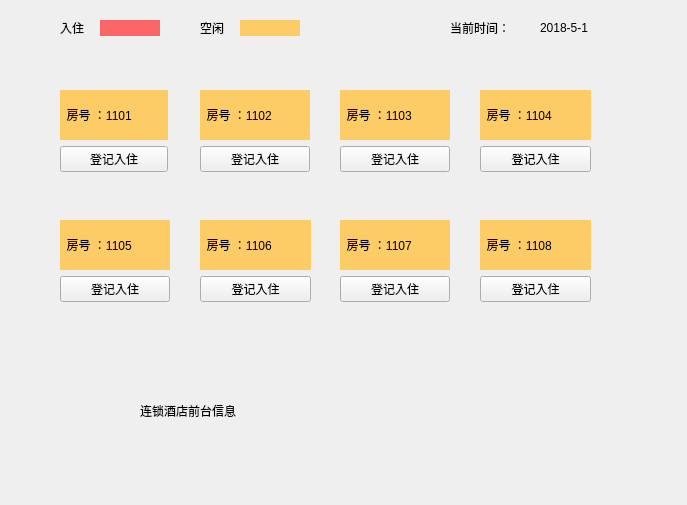
<?xml version="1.0" encoding="UTF-8"?>
<ui version="4.0">
 <class>Info_desk</class>
 <widget class="QWidget" name="Info_desk">
  <property name="geometry">
   <rect>
    <x>0</x>
    <y>0</y>
    <width>687</width>
    <height>505</height>
   </rect>
  </property>
  <property name="windowTitle">
   <string>Form</string>
  </property>
  <widget class="QLabel" name="label_9">
   <property name="geometry">
    <rect>
     <x>60</x>
     <y>20</y>
     <width>60</width>
     <height>16</height>
    </rect>
   </property>
   <property name="text">
    <string>入住</string>
   </property>
  </widget>
  <widget class="QLabel" name="label_10">
   <property name="geometry">
    <rect>
     <x>100</x>
     <y>20</y>
     <width>60</width>
     <height>16</height>
    </rect>
   </property>
   <property name="styleSheet">
    <string notr="true">background-color:rgb(253, 102, 102)</string>
   </property>
   <property name="text">
    <string/>
   </property>
  </widget>
  <widget class="QLabel" name="label_11">
   <property name="geometry">
    <rect>
     <x>200</x>
     <y>20</y>
     <width>60</width>
     <height>16</height>
    </rect>
   </property>
   <property name="text">
    <string>空闲</string>
   </property>
  </widget>
  <widget class="QLabel" name="label_12">
   <property name="geometry">
    <rect>
     <x>240</x>
     <y>20</y>
     <width>60</width>
     <height>16</height>
    </rect>
   </property>
   <property name="styleSheet">
    <string notr="true">background-color:rgb(254, 204, 102)</string>
   </property>
   <property name="text">
    <string/>
   </property>
  </widget>
  <widget class="QLabel" name="label">
   <property name="geometry">
    <rect>
     <x>140</x>
     <y>390</y>
     <width>201</width>
     <height>41</height>
    </rect>
   </property>
   <property name="styleSheet">
    <string notr="true">font: 24pt &quot;Wawati SC&quot;;</string>
   </property>
   <property name="text">
    <string>连锁酒店前台信息</string>
   </property>
  </widget>
  <widget class="QLabel" name="label_13">
   <property name="geometry">
    <rect>
     <x>350</x>
     <y>380</y>
     <width>61</width>
     <height>51</height>
    </rect>
   </property>
   <property name="text">
    <string/>
   </property>
   <property name="pixmap">
    <pixmap resource="../Desktop/Server4/resource.qrc">:/new/prefix1/fang.png</pixmap>
   </property>
   <property name="scaledContents">
    <bool>true</bool>
   </property>
  </widget>
  <widget class="QWidget" name="layoutWidget">
   <property name="geometry">
    <rect>
     <x>60</x>
     <y>90</y>
     <width>108</width>
     <height>82</height>
    </rect>
   </property>
   <layout class="QVBoxLayout" name="verticalLayout">
    <item>
     <widget class="QLabel" name="label1">
      <property name="styleSheet">
       <string notr="true">background-color:rgb(254, 204, 102)</string>
      </property>
      <property name="text">
       <string>  房号 ：1101</string>
      </property>
      <property name="margin">
       <number>10</number>
      </property>
     </widget>
    </item>
    <item>
     <widget class="QPushButton" name="pushButton1">
      <property name="text">
       <string>登记入住</string>
      </property>
      <property name="autoRepeat">
       <bool>false</bool>
      </property>
      <property name="autoDefault">
       <bool>false</bool>
      </property>
      <property name="default">
       <bool>false</bool>
      </property>
      <property name="flat">
       <bool>false</bool>
      </property>
     </widget>
    </item>
   </layout>
  </widget>
  <widget class="QWidget" name="layoutWidget">
   <property name="geometry">
    <rect>
     <x>200</x>
     <y>90</y>
     <width>110</width>
     <height>82</height>
    </rect>
   </property>
   <layout class="QVBoxLayout" name="verticalLayout_4">
    <item>
     <widget class="QLabel" name="label2">
      <property name="styleSheet">
       <string notr="true">background-color:rgb(254, 204, 102)</string>
      </property>
      <property name="text">
       <string>  房号 ：1102</string>
      </property>
      <property name="margin">
       <number>10</number>
      </property>
     </widget>
    </item>
    <item>
     <widget class="QPushButton" name="pushButton2">
      <property name="text">
       <string>登记入住</string>
      </property>
     </widget>
    </item>
   </layout>
  </widget>
  <widget class="QWidget" name="layoutWidget">
   <property name="geometry">
    <rect>
     <x>340</x>
     <y>90</y>
     <width>110</width>
     <height>82</height>
    </rect>
   </property>
   <layout class="QVBoxLayout" name="verticalLayout_3">
    <item>
     <widget class="QLabel" name="label3">
      <property name="styleSheet">
       <string notr="true">background-color:rgb(254, 204, 102)</string>
      </property>
      <property name="text">
       <string>  房号 ：1103</string>
      </property>
      <property name="margin">
       <number>10</number>
      </property>
     </widget>
    </item>
    <item>
     <widget class="QPushButton" name="pushButton3">
      <property name="text">
       <string>登记入住</string>
      </property>
      <property name="autoDefault">
       <bool>false</bool>
      </property>
     </widget>
    </item>
   </layout>
  </widget>
  <widget class="QWidget" name="layoutWidget">
   <property name="geometry">
    <rect>
     <x>480</x>
     <y>90</y>
     <width>111</width>
     <height>82</height>
    </rect>
   </property>
   <layout class="QVBoxLayout" name="verticalLayout_2">
    <item>
     <widget class="QLabel" name="label4">
      <property name="styleSheet">
       <string notr="true">background-color:rgb(254, 204, 102)</string>
      </property>
      <property name="text">
       <string>  房号 ：1104</string>
      </property>
      <property name="margin">
       <number>10</number>
      </property>
     </widget>
    </item>
    <item>
     <widget class="QPushButton" name="pushButton4">
      <property name="text">
       <string>登记入住</string>
      </property>
     </widget>
    </item>
   </layout>
  </widget>
  <widget class="QWidget" name="layoutWidget">
   <property name="geometry">
    <rect>
     <x>60</x>
     <y>220</y>
     <width>110</width>
     <height>82</height>
    </rect>
   </property>
   <layout class="QVBoxLayout" name="verticalLayout_5">
    <item>
     <widget class="QLabel" name="label5">
      <property name="styleSheet">
       <string notr="true">background-color:rgb(254, 204, 102)</string>
      </property>
      <property name="text">
       <string>  房号 ：1105</string>
      </property>
      <property name="margin">
       <number>10</number>
      </property>
     </widget>
    </item>
    <item>
     <widget class="QPushButton" name="pushButton5">
      <property name="text">
       <string>登记入住</string>
      </property>
     </widget>
    </item>
   </layout>
  </widget>
  <widget class="QWidget" name="layoutWidget">
   <property name="geometry">
    <rect>
     <x>200</x>
     <y>220</y>
     <width>111</width>
     <height>82</height>
    </rect>
   </property>
   <layout class="QVBoxLayout" name="verticalLayout_6">
    <item>
     <widget class="QLabel" name="label6">
      <property name="styleSheet">
       <string notr="true">background-color:rgb(254, 204, 102)</string>
      </property>
      <property name="text">
       <string>  房号 ：1106</string>
      </property>
      <property name="margin">
       <number>10</number>
      </property>
     </widget>
    </item>
    <item>
     <widget class="QPushButton" name="pushButton6">
      <property name="text">
       <string>登记入住</string>
      </property>
     </widget>
    </item>
   </layout>
  </widget>
  <widget class="QWidget" name="layoutWidget">
   <property name="geometry">
    <rect>
     <x>340</x>
     <y>220</y>
     <width>110</width>
     <height>82</height>
    </rect>
   </property>
   <layout class="QVBoxLayout" name="verticalLayout_8">
    <item>
     <widget class="QLabel" name="label7">
      <property name="styleSheet">
       <string notr="true">background-color:rgb(254, 204, 102)</string>
      </property>
      <property name="text">
       <string>  房号 ：1107</string>
      </property>
      <property name="margin">
       <number>10</number>
      </property>
     </widget>
    </item>
    <item>
     <widget class="QPushButton" name="pushButton7">
      <property name="text">
       <string>登记入住</string>
      </property>
     </widget>
    </item>
   </layout>
  </widget>
  <widget class="QWidget" name="layoutWidget">
   <property name="geometry">
    <rect>
     <x>480</x>
     <y>220</y>
     <width>111</width>
     <height>82</height>
    </rect>
   </property>
   <layout class="QVBoxLayout" name="verticalLayout_7">
    <item>
     <widget class="QLabel" name="label8">
      <property name="styleSheet">
       <string notr="true">background-color:rgb(254, 204, 102)</string>
      </property>
      <property name="text">
       <string>  房号 ：1108</string>
      </property>
      <property name="margin">
       <number>10</number>
      </property>
     </widget>
    </item>
    <item>
     <widget class="QPushButton" name="pushButton8">
      <property name="text">
       <string>登记入住</string>
      </property>
     </widget>
    </item>
   </layout>
  </widget>
  <widget class="QLabel" name="label_2">
   <property name="geometry">
    <rect>
     <x>450</x>
     <y>20</y>
     <width>60</width>
     <height>16</height>
    </rect>
   </property>
   <property name="text">
    <string>当前时间：</string>
   </property>
  </widget>
  <widget class="QLabel" name="time">
   <property name="geometry">
    <rect>
     <x>540</x>
     <y>20</y>
     <width>60</width>
     <height>16</height>
    </rect>
   </property>
   <property name="text">
    <string>2018-5-1</string>
   </property>
  </widget>
 </widget>
 <resources/>
 <connections/>
</ui>
